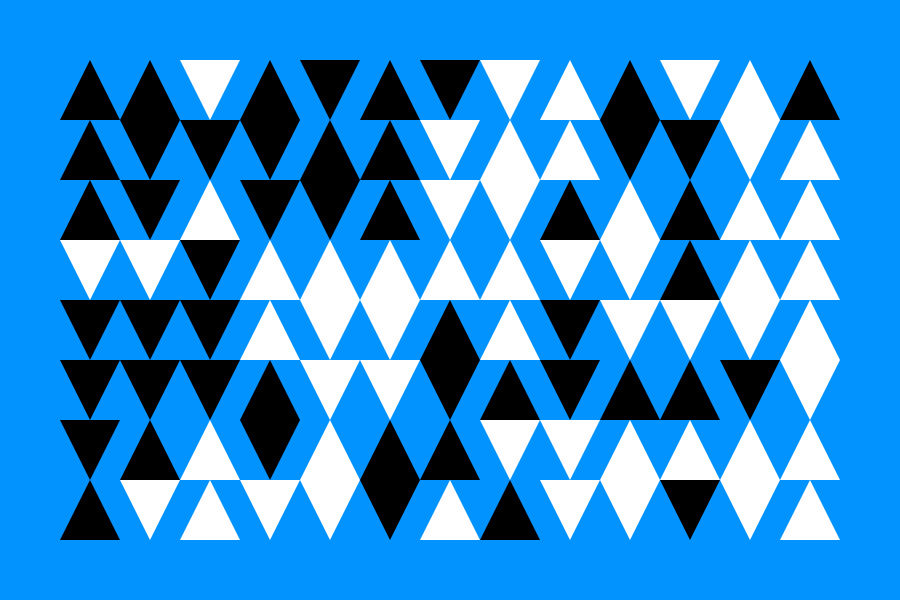
Frame 1 (no input)
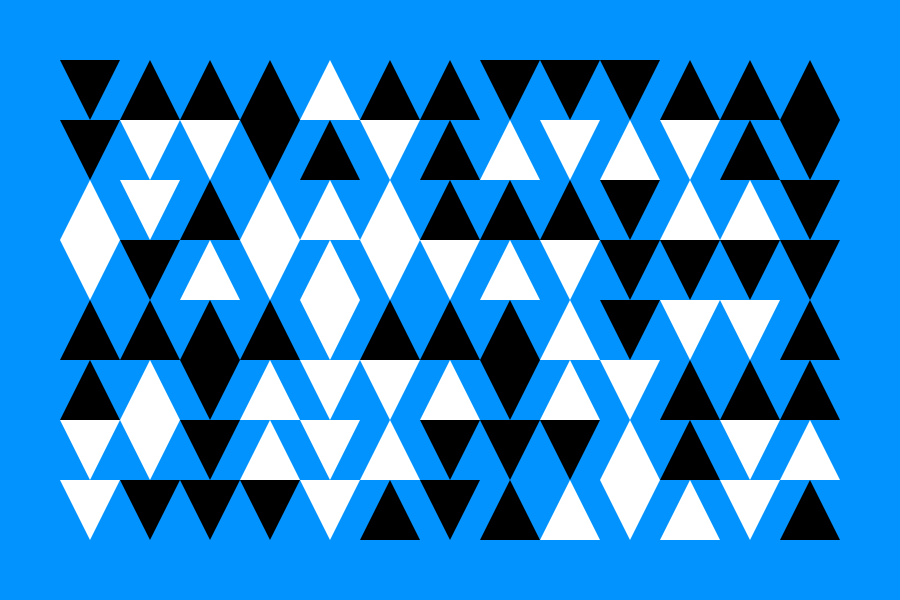
Frame 2 (the mouse pressed at the canvas centre, redrawn once)

The Processing sketch that drew these frames (run headless with seeded random() and noise(); the mouse was pressed at the canvas centre and the sketch redrawn once):

// Processing sketch: processing_100937
// ── processing_100937.pde

/* 
 Triangles
 
 Made by @ramayac
 @date 13/06/2013
*/
color bg = #0393FF;

void setup(){
  size(900, 600);
  background(bg);
}

void draw(){
  background(bg);
  noStroke();  
  
  int step = 60;
  for(int x = step; x < width-step; x+= step){
    for(int y = step; y < height-step; y+= step){  
      tri(x, y);
    }
  }
  
  noLoop();
}

void tri(float x, float y){
  float t = random(1);
  float c = random(1);
  
  if(c < 0.5){
    fill(0);
  } else {
    fill(255);
  }
  
  pushMatrix();
  
  translate(x, y);
  if(t < 0.5){
    triangle(0, 0, 60, 0, 30, 60);
  } else {
    triangle(0, 60, 30, 0, 60, 60);
  }
  
  popMatrix();
}

void mousePressed(){
  redraw();
}
